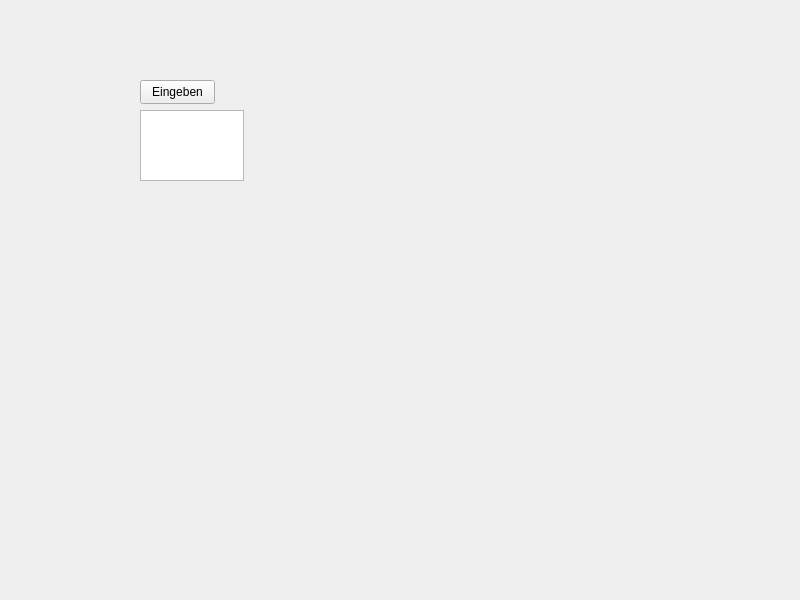
<?xml version="1.0" encoding="UTF-8"?>
<ui version="4.0">
 <class>Widget</class>
 <widget class="QWidget" name="Widget">
  <property name="geometry">
   <rect>
    <x>0</x>
    <y>0</y>
    <width>800</width>
    <height>600</height>
   </rect>
  </property>
  <property name="windowTitle">
   <string>Widget</string>
  </property>
  <widget class="QPushButton" name="Eingeben">
   <property name="geometry">
    <rect>
     <x>140</x>
     <y>80</y>
     <width>75</width>
     <height>24</height>
    </rect>
   </property>
   <property name="text">
    <string>Eingeben</string>
   </property>
  </widget>
  <widget class="QPlainTextEdit" name="Eingabe">
   <property name="geometry">
    <rect>
     <x>140</x>
     <y>110</y>
     <width>104</width>
     <height>71</height>
    </rect>
   </property>
  </widget>
 </widget>
 <resources/>
 <connections/>
</ui>
